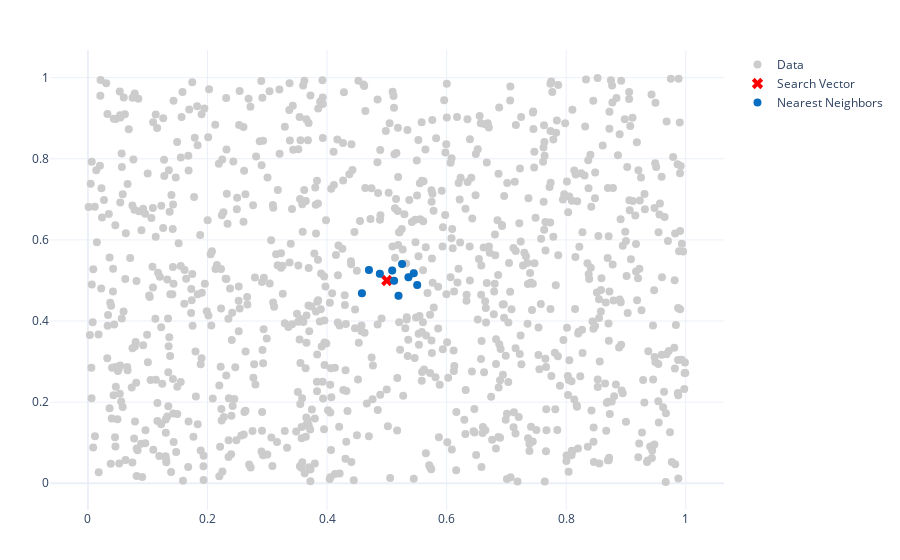

Source (notebook cell):
### Code cell
nn_vectors = np.array(df_flat["vector"].tolist())
nn_fig.add_trace(go.Scatter(x=nn_vectors[:, 0], y=nn_vectors[:, 1], mode='markers', marker=dict(size=8, color='#086ec1'), name="Nearest Neighbors"))
nn_fig

### Figure 1 — Plotly figure (JSON) as saved in the notebook; plotly's stock layout.template omitted (floating-point values rounded to 4 significant figures; data arrays with more than 128 entries replaced by an {"elided": "..."} marker saying what was removed)
{"data": [{"marker": {"color": "#CCCCCC", "size": 8}, "mode": "markers", "name": "Data", "type": "scatter", "x": {"elided": "1000 float values"}, "y": {"elided": "1000 float values"}}, {"marker": {"color": "red", "size": 10, "symbol": "x"}, "mode": "markers", "name": "Search Vector", "type": "scatter", "x": [0.5], "y": [0.5]}, {"marker": {"color": "#086ec1", "size": 8}, "mode": "markers", "name": "Nearest Neighbors", "type": "scatter", "x": [0.5121, 0.4883, 0.509, 0.5362, 0.4701, 0.5196, 0.5255, 0.545, 0.5508, 0.4583], "y": [0.4991, 0.5168, 0.5247, 0.508, 0.5261, 0.4624, 0.5404, 0.5176, 0.4886, 0.4687]}], "layout": {"autosize": true, "margin": {"b": 50, "l": 50, "r": 50, "t": 50}, "xaxis": {"autorange": true, "range": [-0.06039, 1.061], "type": "linear"}, "yaxis": {"autorange": true, "range": [-0.07688, 1.079], "type": "linear"}}}
